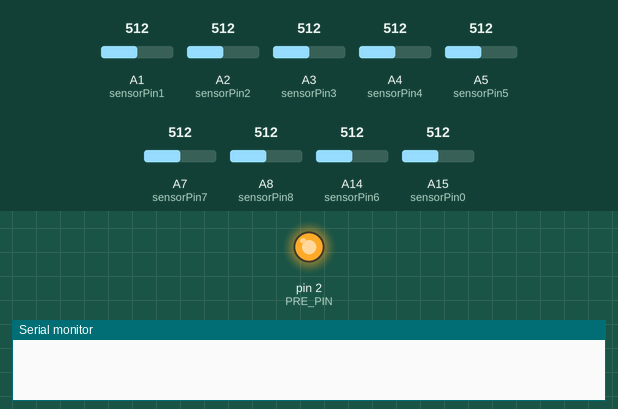
This sketch was run on a simulated Arduino Mega 2560, built with avr-gcc and run on an emulated ATmega2560. Shown: output pins drawn as LEDs (lit = HIGH), the last lines printed to the serial monitor. The inputs (shaded band) are chosen by the test bench; at power-on: A1 (sensorPin1) = 512, A2 (sensorPin2) = 512, A3 (sensorPin3) = 512, A4 (sensorPin4) = 512, A5 (sensorPin5) = 512, A7 (sensorPin7) = 512, A8 (sensorPin8) = 512, A14 (sensorPin6) = 512, A15 (sensorPin0) = 512.

Above: at 0.1 s.
At 10.1 s:
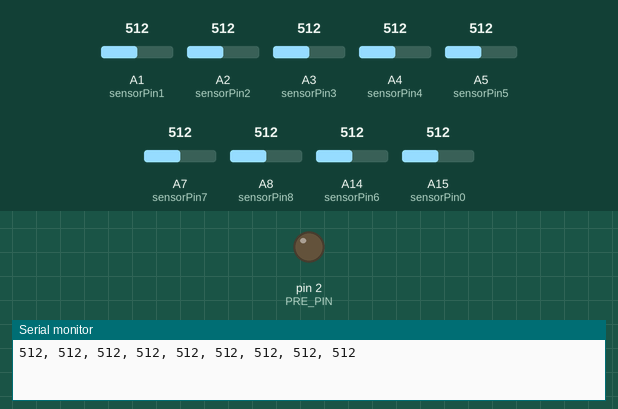
Timing chart, 0 to 11.6 s (numbered marks = the images above):
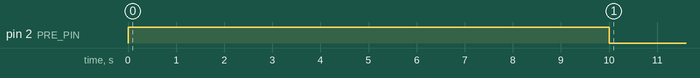

The sketch:

allInone.ino
```cpp
#define PRE_PIN 2
#define PRE_HEAT_SECONDS 10

const int sensorPin0 = A15; //mq2
const int sensorPin1 = A1; //mq3
const int sensorPin2 = A2; //mq5
const int sensorPin3 = A3; //mq6
const int sensorPin4 = A4; //mq8
const int sensorPin5 = A5; //mq9
const int sensorPin6 = A14; //mics_Vred
const int sensorPin7 = A7; //mics_Vnox
const int sensorPin8 = A8; //mq214


int sensorData0;
int sensorData1;
int sensorData2;
int sensorData3;
int sensorData4;
int sensorData5;
int sensorData6;
int sensorData7;
int sensorData8;

bool preheatingDone = false; // to track preheating status

void setup() {
//  Setup preheater pin
  pinMode(PRE_PIN, OUTPUT);

  Serial.begin(115200);
//  Serial.println("Preheating...");

  // Start preheating
  digitalWrite(PRE_PIN, HIGH);
  delay(PRE_HEAT_SECONDS * 1000);
  digitalWrite(PRE_PIN, LOW);

  // Preheating done, start sending sensor data
  preheatingDone = true;
}

void loop() {
  if (preheatingDone) { // Only send sensor data after preheating
    // Read sensor data
    sensorData0 = analogRead(sensorPin0);
    sensorData1 = analogRead(sensorPin1);
    sensorData2 = analogRead(sensorPin2);
    sensorData3 = analogRead(sensorPin3);
    sensorData4 = analogRead(sensorPin4);
    sensorData5 = analogRead(sensorPin5);
    sensorData6 = analogRead(sensorPin6);
    sensorData7 = analogRead(sensorPin7);
    sensorData8 = analogRead(sensorPin8);


    // Print sensor data to Serial monitor
    Serial.print(sensorData0);
    Serial.print(", ");
    Serial.print(sensorData1);
    Serial.print(", ");
    Serial.print(sensorData2);
    Serial.print(", ");
    Serial.print(sensorData3);
    Serial.print(", ");
    Serial.print(sensorData4);
    Serial.print(", ");
    Serial.print(sensorData5);
    Serial.print(", ");
    Serial.print(sensorData6);
    Serial.print(", ");
    Serial.print(sensorData7);
    Serial.print(", ");
    Serial.println(sensorData8);
  }

  delay(1000);
}
```
